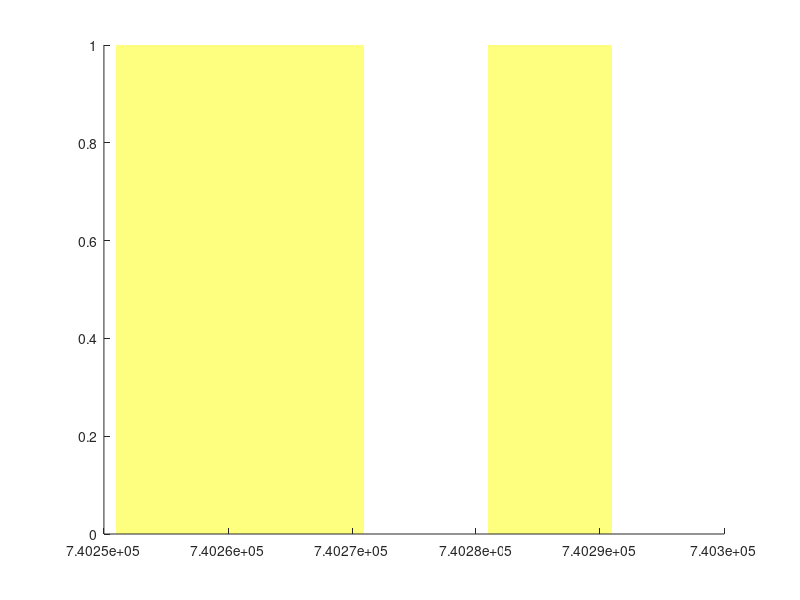

This chart was generated by the following MATLAB code:
function h=ShadePlotForEmpahsis( x,colors,alphas)
% ShadePlotForEmpahsis
% Plots a shaded bar for emphasis as commonly seen on cconomic charts
%
% INPUTS:
%  x     where the bar is placed.   If you want a bar from x=4:8 then
%        use [4 8].  If you want x=[4:8,10:20] then use {4:8,10:20}
% colors Use 'y' to make all bars yellow.  Use {'y','g','r'} for
%        yellow, green and red bars.
% alphas Use 0.5 if you want all bars to be translucent.  Use {0,.5,1}
%        for transparent, translucet and opaque bars.
%
% USAGE:
% % DEFINE DATA
% P=[ ...
% 98 98 94 91 84 83 82 87 88 89 91 91 90 89 89 90 91 91 87 86 87 84 79 80 ...
% 85 86 86 85 93 93 93 93 97 97 95 93 93 94 95 96 96 92 89 90 91 91 91 92 ...
% 93 95 99 98 99 97 95 95 94 90 92 93 93 95 94 95 93 92 92 92 91 90 89 89 ...
% 90 89 90 89 88 84 84 83 84 85 85 84 82 82 82 79 80 79 80 78 78 81 83 82 ...
% 81 79 77 77 78 77 78 79 79 81 81 81 78 78 78 78 77 78 79 79 79 79 81 85 ...
% 86 86 86 87 85 84 85 86 88 88 90 88 88 87 86 86 85 87 87 87 86 85 84 83 ...
% 82 81 81 82 81 80 82 81 79 80 81 80 80 79 85 85 82 83 84 85 86 87 86 86 ...
% 85 85 85 83 79 81 83 83 84 82 80 80 80 80 84 81 80 76 71 70 70 69 69 68 ...
% 67 68 68 68 67 68 68 70 70 72 72 71 69 68 68 68 67 68 67 66 67 67 67 66 ...
% 65 66 65 62 60 60 59 59 59 59 65 66 63 65 68 68 68 68 69 73 74 71 71 69 ...
% 71 72 72 76 76 74 77 80 82 80 78 80 80 80 80 81 80 79 77];
% T=today-length(P)+1:today;
% Y={today-[13 74],today-[142 172]};
% G={today-[30 51]};
%
% % PLOT THE DATA
% plot(T,P);
% datetick;
% line(get(gca,'Xlim'),[80 80])
% line(get(gca,'Xlim'),[68 68])%
% title({'ShadePlotForEmphasis','(P<80 yellow, P<68 green)'});
%
% % DRAW SOME YELLOW BARS
% ShadePlotForEmpahsis(Y,'y',0.5);
%
% % DRAW A GREEN BAR
% ShadePlotForEmpahsis(G,'g',0.5);
%
%
% | ##  _#__/
% | ##  / #
% | ## / #
% | /#\_/  #
% |/ ##   #
% |__##_____#_____
%
% IT'S NOT FANCY BUT IT WORKS

% Michael Robbins
% robbins@bloomberg.net
% michael.robbins@us.cibc.com
% fixing bug for multiple vectors and matching correct edge colors
% updated by Mohammad 14.06.2015

if nargin<1
    x={[today-50 today-30],[today-20 today-10]};
end;
if nargin<2, colors='y'; end;
if nargin<2, alphas=.5; end;

if ~iscell( x),  x={ x}; end;
if ~iscell(colors), colors={colors}; end;
if ~iscell(alphas), alphas={alphas}; end;

if length(colors)>length( x), colors=colors(1:length( x)); end;
if length(colors)<length( x), t=colors{1}; colors=[]; for i=1:length( x) colors{i}=t; end; end;

if length(alphas)>length( x), alphas=alphas(1:length( x)); end;
if length(alphas)<length( x), t=alphas{1}; alphas=[]; for i=1:length( x) alphas{i}=t; end; end;

for i=1:length( x)
    h(i)=patch([repmat( x{i}(1),1,2) repmat( x{i}(end),1,2)], ...
        [get(gca,'YLim') fliplr(get(gca,'YLim'))], ...
        [0 0 0 0],colors{i});
    set(h(i),'FaceAlpha',alphas{i});
    set(h(i),'EdgeColor',colors{i});   % set the Edge color to the patch color
    set(h(i),'EdgeAlph',0);
    %set(h(i),'FaceVertexAlphaData',alphas{i});    % Set constant transparency
    %set(h(i),'FaceAlpha','flat') ;          % Interpolate to find face transparency
    
end;
set(gca ,'Layer', 'Top'); % bring the axis to front
